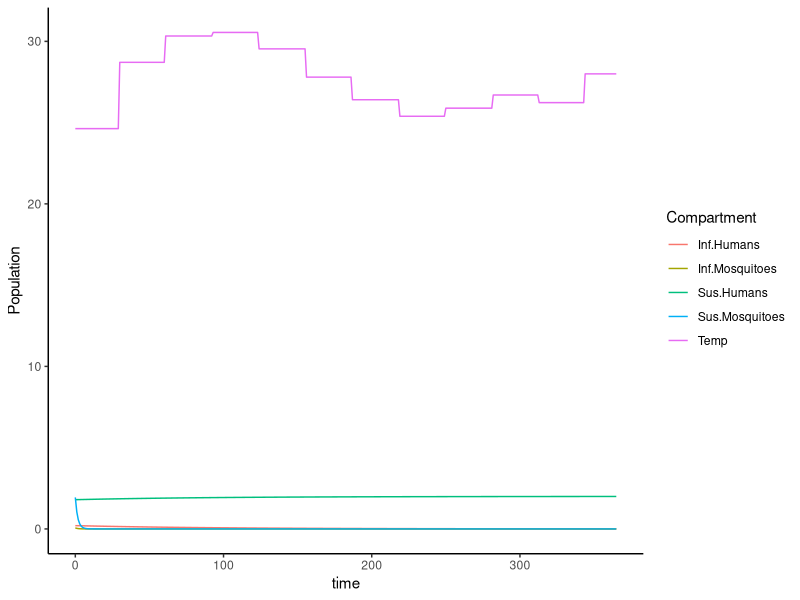

Reproduce this figure in R.
##pure gold
##this will *not* be elegant
library(deSolve)
library(ggplot2)
library(tidyr)

##lesjustsay esnoopy from the peanits
# as per line 33ish, it assumes a virgin pop, but
# does the math work out for that? can this be avoided?
# does it really assume a virgin pop? how do we assume
# initial susceptible human numbers?

#using 2011 temps of Nigeria from climate knowledge portal
DayTemp <- c(1, 2, 3)
DayTemp[0:30] <- c(24.63)
DayTemp[31:61] <- c(28.71)
DayTemp[62:93] <- c(30.33)
DayTemp[94:124] <- c(30.55)
DayTemp[125:156] <- c(29.54)
DayTemp[157:187] <- c(27.80)
DayTemp[188:219] <- c(26.41)
DayTemp[220:250] <- c(25.39)
DayTemp[251:282] <- c(25.89)
DayTemp[283:313] <- c(26.70)
DayTemp[314:345] <- c(26.23)
DayTemp[345:366] <- c(28) #sorry but December is just really short :/

times <- seq(from = 0, to = 365, by = 1)
TempFun <- approxfun(times, DayTemp, rule = 2)

## temp-dependent equations for parameters
#aka BiteRatePerDay of Mos -> Hum
DailyBiteRatebyTemp <- function(Temp) {
  BRPD <- (-0.170+Temp*0.0167)
  return(c(BRPD)) #bite rate p day
}

#aka chance of a bite resulting in infection
Vector.Competence.bTemp <- function(Temp) {
  ProbB2I <- (-0.00360*Temp^2+0.1786*Temp-1.62)
  return(c(ProbB2I)) #probability of bite -> infection
}

#Temp dependent mosquito life span equation (linear fit over shorter scale)
SimpleMLifeSpanvTempM <- function(Temp) {
  MLifeSpan <- (1.461899-0.03151*Temp)
  return(c(MLifeSpan))
}

#Initial.Mos.Infection.Rate
InitMosIR = 0.0314 #based on literature
# Total Hum Pop

scaleH <- 1e6
scaleM <- 1e6

# PCC = post chat change
# PCC changing # of mosquitoes so that dynamics are less aggressive
Total.Humans = 2
Initial.Total.Mosquitoes = 2 # PCC Total.Humans*1
Initial.Inf.Mosquitoes = 2 * InitMosIR
Initial.Sus.Mosquitoes = Initial.Total.Mosquitoes - Initial.Inf.Mosquitoes
Initial.Inf.Humans = 0.1 * Total.Humans #for now
Initial.Sus.Humans = Total.Humans - Initial.Inf.Humans

#this is bc im bad btw
BiteRate = DailyBiteRatebyTemp(DayTemp)
VectorCompetence = Vector.Competence.bTemp(DayTemp)
beta = 0.18 # infection probability
Total.Humans = Total.Humans
Total.Mosquitoes = Initial.Total.Mosquitoes
Inf.Mosquitoes = Initial.Inf.Mosquitoes
Sus.Mosquitoes = Initial.Sus.Mosquitoes
Inf.Humans = Initial.Inf.Humans
Sus.Humans = Initial.Sus.Humans

parameters <- c(
  Total.Humans = Total.Humans, # restating bc i'm dumb
  Total.Mosquitoes = Initial.Total.Mosquitoes
)

state <- c(
  Inf.Mosquitoes = Initial.Inf.Mosquitoes,
  Sus.Mosquitoes = Initial.Sus.Mosquitoes,
  Inf.Humans = Initial.Inf.Humans,
  Sus.Humans = Initial.Sus.Humans
)

# it's ODEing time 8) help
TimenTemp <- data.frame(times, DayTemp)
print(TimenTemp) #make sure they're =

#PCC gamma attempt change
gamma <- 1/92
muM <- 1/14

Human.Mosquito.SIS.SI.Model <- function(t, state, parameters) {
  
  with(as.list(c(state, parameters)), {
    
    Temp_t <- TempFun(t)
    BiteRate_t <- DailyBiteRatebyTemp(Temp_t)
    VectorCompetence_t <- Vector.Competence.bTemp(Temp_t)
    
    NM <- Sus.Mosquitoes + Inf.Mosquitoes
    NH <- Sus.Humans + Inf.Humans
    
    lambda_M <- BiteRate_t * VectorCompetence_t * beta * Inf.Humans / NH
    lambda_H <- BiteRate_t * VectorCompetence_t * beta * Inf.Mosquitoes / NH
    #^ lambda_H change in NM → NH under Santiago guidance
    
    #toy mosquito pop replacement
    birthsM <- muM * NM
    deaths.SM <- SimpleMLifeSpanvTempM(Temp_t) * Sus.Mosquitoes
    deaths.IM <- SimpleMLifeSpanvTempM(Temp_t) * Inf.Mosquitoes
    
    dSM <-  birthsM - lambda_M * Sus.Mosquitoes - deaths.SM
    dIM <-  lambda_M * Sus.Mosquitoes - deaths.IM
    
    dSH <- -lambda_H * Sus.Humans + gamma * Inf.Humans
    dIH <-  lambda_H * Sus.Humans - gamma * Inf.Humans
    
    return(list(c(dIM, dSM, dIH, dSH)))
  })
}

output <- ode(y = state, times = times, func = Human.Mosquito.SIS.SI.Model, parms = parameters, method = "bdf")

output_df <- as.data.frame(output)
output_df$Temp <- DayTemp[output_df$time + 1]

output_long <- pivot_longer(output_df, cols = -time, names_to = "Compartment", values_to = "Population")
ggplot(output_long, aes(x = time, y = Population, color = Compartment)) +
  geom_line() +
  theme_classic() #or do minimal for lines
